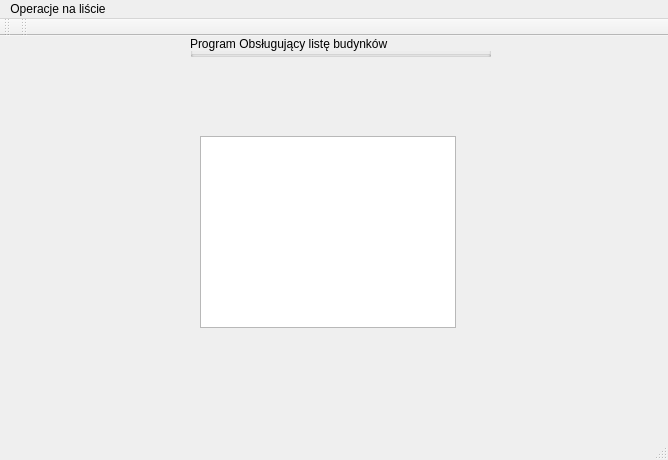
<?xml version="1.0" encoding="UTF-8"?>
<ui version="4.0">
 <class>MainWindow</class>
 <widget class="QMainWindow" name="MainWindow">
  <property name="geometry">
   <rect>
    <x>0</x>
    <y>0</y>
    <width>668</width>
    <height>460</height>
   </rect>
  </property>
  <property name="windowTitle">
   <string>MainWindow</string>
  </property>
  <widget class="QWidget" name="centralWidget">
   <widget class="QGroupBox" name="groupBox">
    <property name="geometry">
     <rect>
      <x>190</x>
      <y>0</y>
      <width>301</width>
      <height>21</height>
     </rect>
    </property>
    <property name="title">
     <string>Program Obsługujący listę budynków</string>
    </property>
   </widget>
   <widget class="QListWidget" name="listWidget">
    <property name="geometry">
     <rect>
      <x>200</x>
      <y>100</y>
      <width>256</width>
      <height>192</height>
     </rect>
    </property>
   </widget>
  </widget>
  <widget class="QToolBar" name="mainToolBar">
   <attribute name="toolBarArea">
    <enum>TopToolBarArea</enum>
   </attribute>
   <attribute name="toolBarBreak">
    <bool>false</bool>
   </attribute>
  </widget>
  <widget class="QStatusBar" name="statusBar"/>
  <widget class="QMenuBar" name="menuBar">
   <property name="geometry">
    <rect>
     <x>0</x>
     <y>0</y>
     <width>668</width>
     <height>25</height>
    </rect>
   </property>
   <widget class="QMenu" name="menuPROE_3">
    <property name="title">
     <string>Operacje na liście</string>
    </property>
    <addaction name="separator"/>
    <addaction name="actionDodaj_element"/>
    <addaction name="actionUsu_element"/>
   </widget>
   <addaction name="menuPROE_3"/>
  </widget>
  <widget class="QToolBar" name="toolBar">
   <property name="windowTitle">
    <string>toolBar</string>
   </property>
   <attribute name="toolBarArea">
    <enum>TopToolBarArea</enum>
   </attribute>
   <attribute name="toolBarBreak">
    <bool>false</bool>
   </attribute>
  </widget>
  <action name="actionDodaj_element">
   <property name="text">
    <string>Dodaj element</string>
   </property>
  </action>
  <action name="actionUsu_element">
   <property name="text">
    <string>Usuń element</string>
   </property>
  </action>
  <action name="actionWy_wietl_list">
   <property name="text">
    <string>Wyświetl listę</string>
   </property>
  </action>
 </widget>
 <layoutdefault spacing="6" margin="11"/>
 <resources/>
 <connections/>
</ui>
